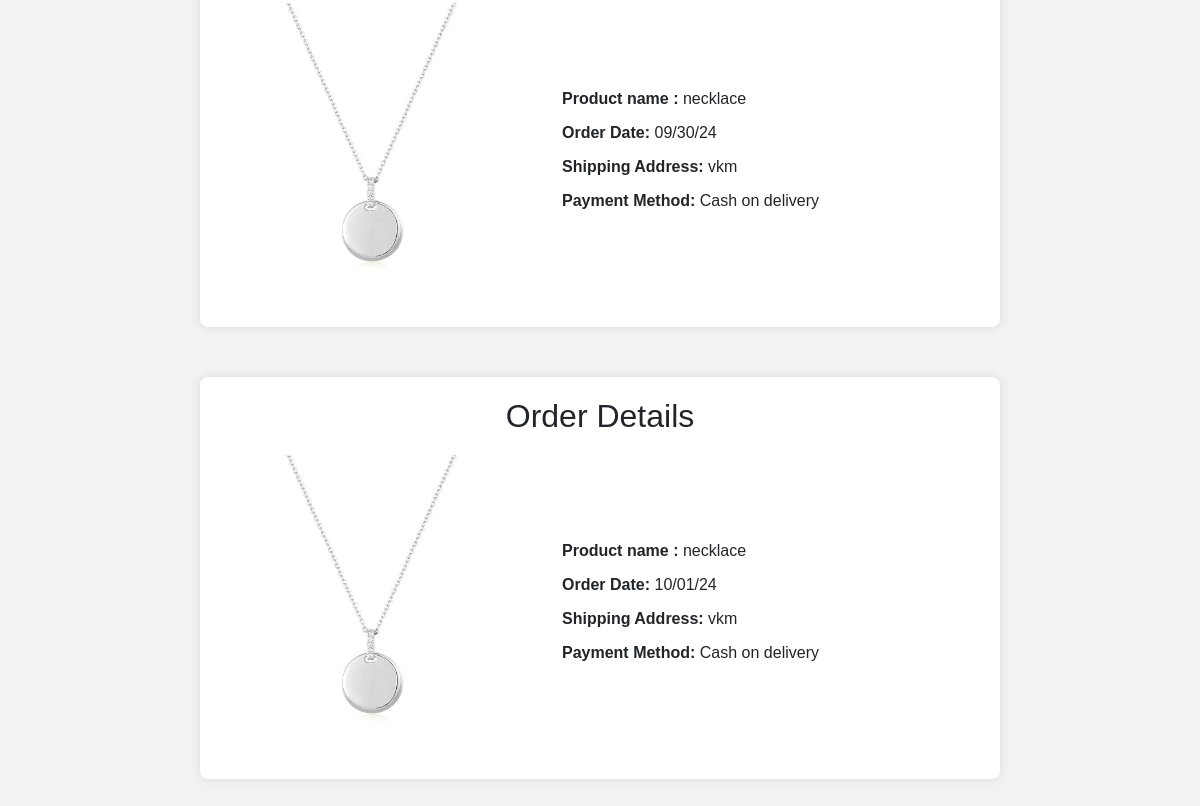
Page /orderdetails (signed in, lower part) on the earlier database version.
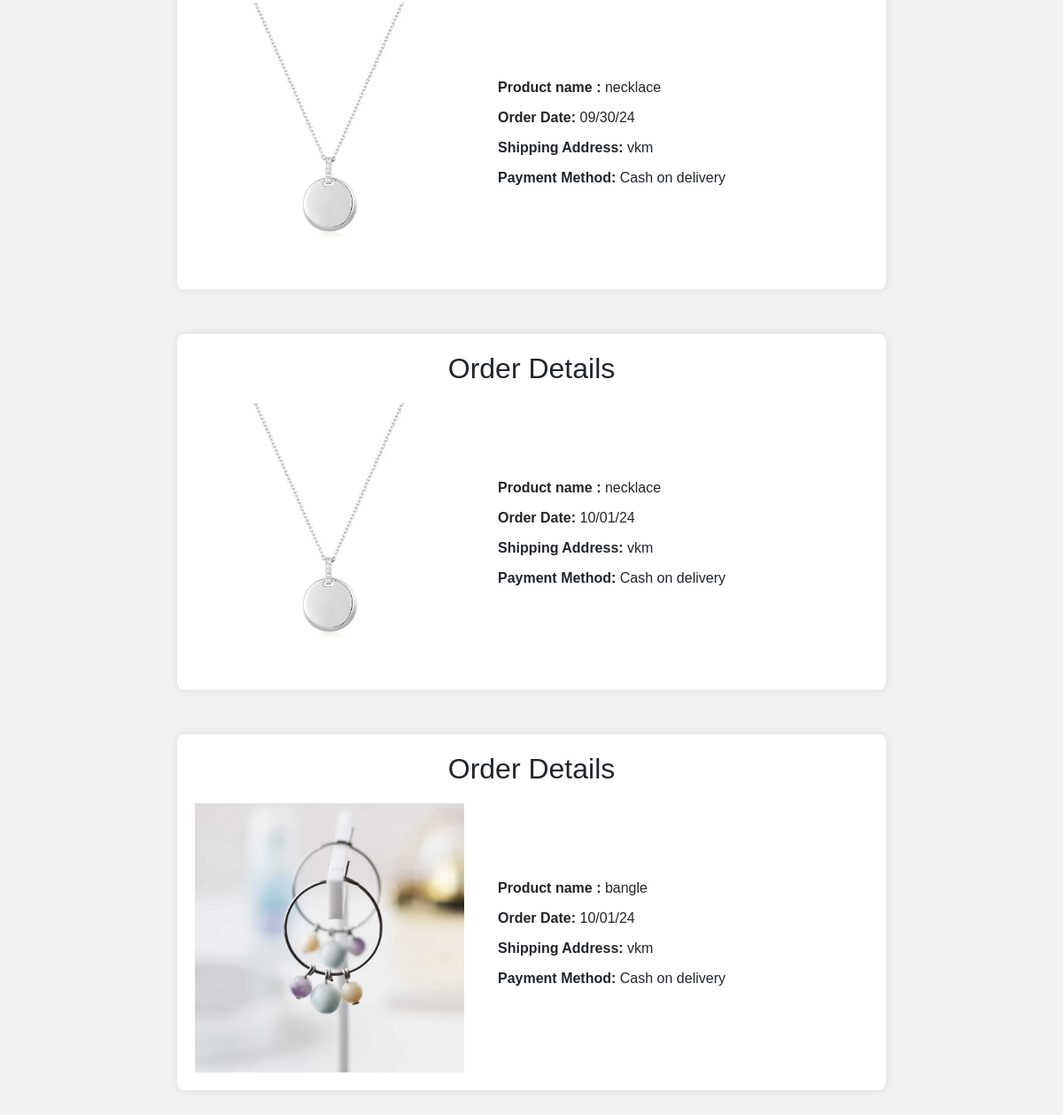
Same page on the later database version.
### app/models.py (models this page shows, shortened)
class Buy(models.Model):
    product = models.ForeignKey(Product,on_delete=models.CASCADE)
    user = models.ForeignKey(Register,on_delete=models.CASCADE)
    date_of_buying = models.TextField()
    payment_status = models.BooleanField(default=False)
    quantity = models.IntegerField()
    price = models.IntegerField()
    del_boy=models.BooleanField(default=False)

class Product(models.Model):
    shop = models.ForeignKey(Shopreg,on_delete=models.CASCADE)
    name = models.TextField()
    discription = models.TextField()
    price = models.IntegerField()
    quantity = models.IntegerField()
    offerprice = models.IntegerField()
    image = models.FileField()

class Register(models.Model):
    Email = models.EmailField(unique=True)
    name = models.TextField()
    phonenumber = models.IntegerField()
    password = models.IntegerField()
    location= models.TextField()

### app/views.py (the view)
# urls.py: path('orderdetails',views.orderdetails),
def orderdetails(req):
    data=Buy.objects.filter(user=get_usr(req))
    return render(req,'orderdetails.html',{'data':data})

### app/views.py (called while the page is built)
def get_usr(req):
    data=Register.objects.get(Email=req.session['user'])
    return data

### template/orderdetails.html (shortened to what this page needs)
<!DOCTYPE html>
<html lang="en">
<head>
    <link href="https://cdn.jsdelivr.net/npm/bootstrap@5.3.3/dist/css/bootstrap.min.css" rel="stylesheet">
</head>
<body>
    {% for i in data %}
    <div class="order-container">
        <h2>Order Details</h2>
        <div class="order-row">
            <div class="order-left">
                <img src="{{i.product.image.url}}" alt="Product Image" style="width:100%;">
            </div>
            <div class="order-right">
                <p><strong>Product name :</strong> {{i.product.name}}</p>
                <p><strong>Order Date:</strong> {{i.date_of_buying}}</p>
                <p><strong>Shipping Address:</strong> {{i.user.location}}</p>
                <p><strong>Payment Method:</strong> Cash on delivery</p>
            </div>
        </div>
    </div>
    {% endfor %}
</body>
</html>

### template/orderdetails.html (style rules this page uses)
body { font-family: Arial, sans-serif; margin: 0; padding: 0; background-color: #f2f2f2; }
.order-container { max-width: 800px; margin: 50px auto; background-color: #fff; padding: 20px; border-radius: 8px; box-shadow: 0 0 10px rgba(0, 0, 0, 0.1); }
.order-container h2 { text-align: center; margin-bottom: 20px; }
.order-row { display: flex; align-items: center; justify-content: space-between; }
.order-left { width: 40%; }
.order-right { width: 55%; }
.order-right p { margin-bottom: 10px; }

Differences in the rows shown:
added Buy: product.image (picture), product.name "bangle", date_of_buying "10/01/24", user.location "vkm"
